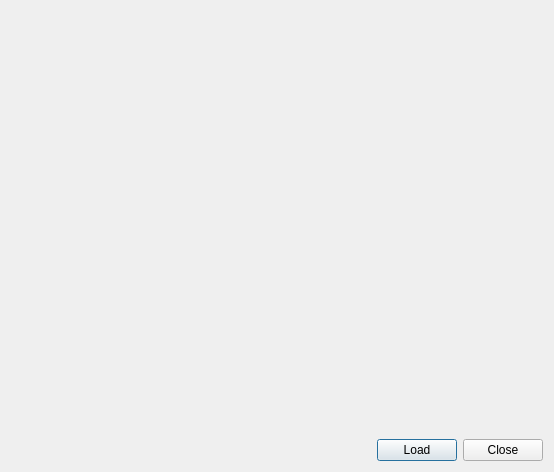
<ui version="4.0" >
 <class>vvSurfaceViewerDialog</class>
 <widget class="QDialog" name="vvSurfaceViewerDialog" >
  <property name="geometry" >
   <rect>
    <x>0</x>
    <y>0</y>
    <width>554</width>
    <height>472</height>
   </rect>
  </property>
  <property name="windowTitle" >
   <string>Dialog</string>
  </property>
  <layout class="QGridLayout" >
   <item row="0" column="0" colspan="3" >
    <widget class="QVTKOpenGLNativeWidget" name="renderWidget" />
   </item>
   <item row="1" column="0" >
    <spacer>
     <property name="orientation" >
      <enum>Qt::Horizontal</enum>
     </property>
     <property name="sizeHint" >
      <size>
       <width>311</width>
       <height>20</height>
      </size>
     </property>
    </spacer>
   </item>
   <item row="1" column="1" >
    <widget class="QPushButton" name="loadButton" >
     <property name="text" >
      <string>Load</string>
     </property>
    </widget>
   </item>
   <item row="1" column="2" >
    <widget class="QPushButton" name="closeButton" >
     <property name="text" >
      <string>Close</string>
     </property>
    </widget>
   </item>
  </layout>
 </widget>
 <customwidgets>
  <customwidget>
   <class>QVTKOpenGLNativeWidget</class>
   <extends>QWidget</extends>
   <header>QVTKOpenGLNativeWidget.h</header>
  </customwidget>
 </customwidgets>
 <resources/>
 <connections>
  <connection>
   <sender>closeButton</sender>
   <signal>clicked()</signal>
   <receiver>vvSurfaceViewerDialog</receiver>
   <slot>reject()</slot>
   <hints>
    <hint type="sourcelabel" >
     <x>492</x>
     <y>436</y>
    </hint>
    <hint type="destinationlabel" >
     <x>443</x>
     <y>435</y>
    </hint>
   </hints>
  </connection>
 </connections>
</ui>
